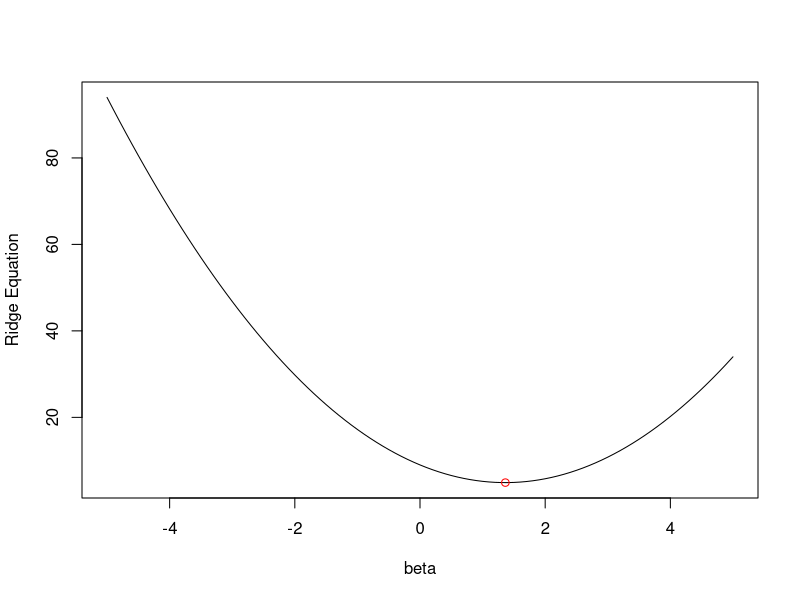

Reproduce this figure in R.
## ---- chunk 1
y = 3
beta = seq(-5,5,0.1)
lambda = 1.2

eq_6.12 = (y - beta)^2 + lambda*(beta^2)


est_beta_6.14 = y/(1 + lambda)
est_val = (y - est_beta_6.14)^2 + lambda*(est_beta_6.14^2)

plot(beta, eq_6.12, xlab="beta", ylab="Ridge Equation",type="l")
points(est_beta_6.14, est_val,col="red",type ="p")
